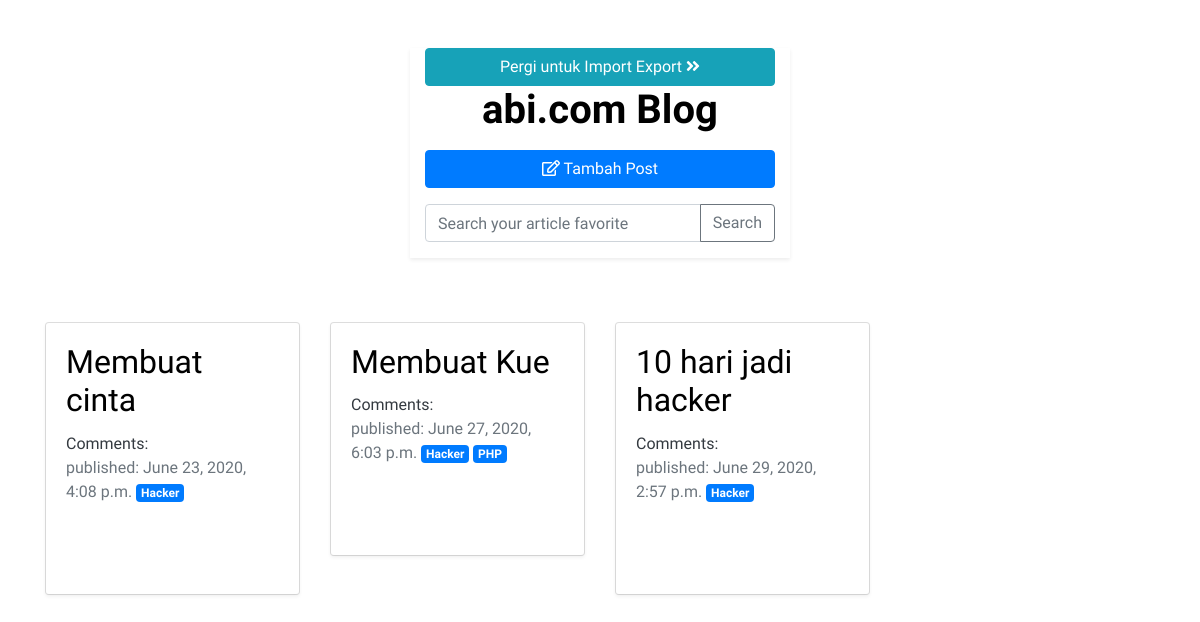
The app's page /tag/Hacker/ (signed in), older data.
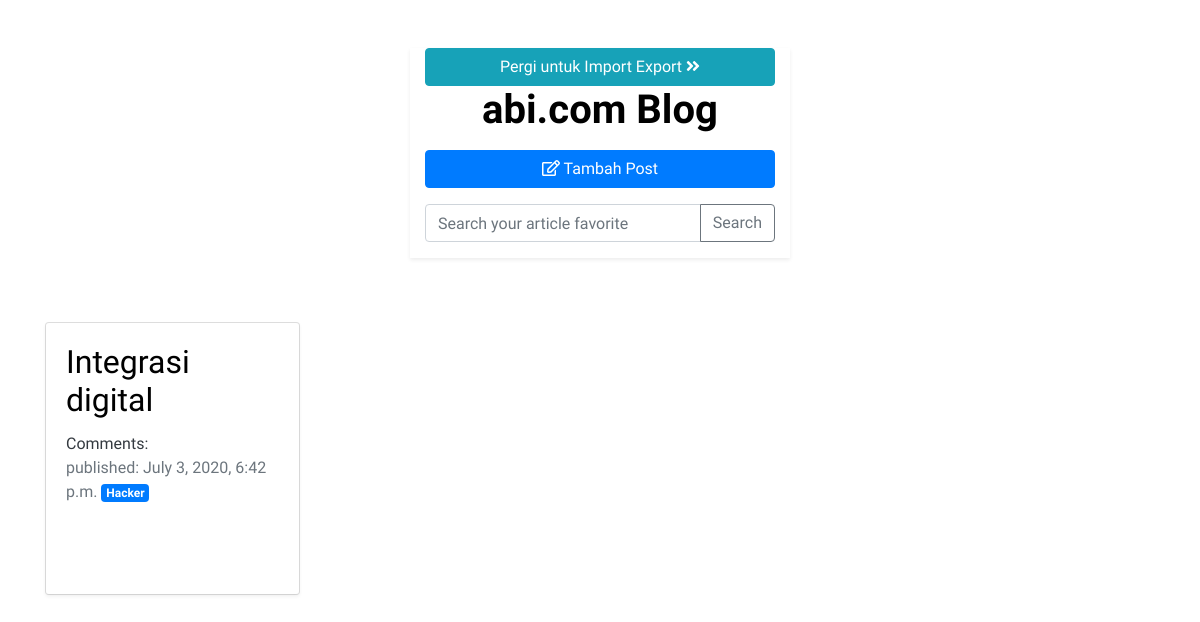
The same page, newer data.
### blog/models.py (models this page shows, shortened)
class Post(models.Model):
    author = models.ForeignKey(settings.AUTH_USER_MODEL, on_delete=models.CASCADE)
    title = models.CharField(max_length=200)
    text = models.TextField()
    tags = models.ManyToManyField(Tag)
    created_date = models.DateTimeField(default=timezone.now)
    published_date = models.DateTimeField(blank=True, null=True)

class Tag(models.Model):
    title = models.CharField(max_length=200)
    created_date = models.DateTimeField(default=timezone.now)
    published_date = models.DateTimeField(blank=True, null=True)

### blog/views.py (the view)
# urls.py: path('tag/<str:pktitle>/', views.tag_post_list, name='tag_post_list'),
def tag_post_list(request, pktitle):
    posts = Post.objects.filter(tags__title__startswith=pktitle)
    return render(request, 'blog/post_list.html', {'posts': posts})

### blog/templates/blog/post_list.html (shortened to what this page needs)
{% extends 'blog/base.html' %}
{% block content %}
    {% for post in posts %}
    <div class="col-md-3 my-3">
        <div class="card">
            <div class="card-body shadow-sm">
                <div class="post ">
                    <h2 class="card-title"><a href="{% url 'post_detail' pk=post.pk %}">{{ post.title }}</a></h2>
                    <a href="{% url 'post_detail' pk=post.pk %}" class="text-dark d-block">Comments: {{ post.approved_comments.count }}</a>
                    <span class="text-muted">published: {{ post.published_date }}</span>
                    {% for tag in post.tags.all %}
                        <a href="{% url 'tag_post_list' pktitle=tag.title %}" class="badge badge-primary">{{tag.title}}</a>
                    {% endfor %}
                </div>
            </div>
        </div>
    </div>
    {% endfor %}
{% endblock %}

Row changes from the older to the newer data that the page shows:
removed Post: title "Membuat cinta", published_date "June 23, 2020, 4:08 p.m.", Tag (title "Hacker")
removed Post: title "Membuat Kue", published_date "June 27, 2020, 6:03 p.m.", Tag (title "Hacker")
no longer on this page (row unchanged): Tag: title "PHP", shown under "Membuat Kue"
removed Post: title "10 hari jadi hacker", published_date "June 29, 2020, 2:57 p.m.", Tag (title "Hacker")
added Post: title "Integrasi digital", published_date "July 3, 2020, 6:42 p.m.", Tag (title "Hacker")
